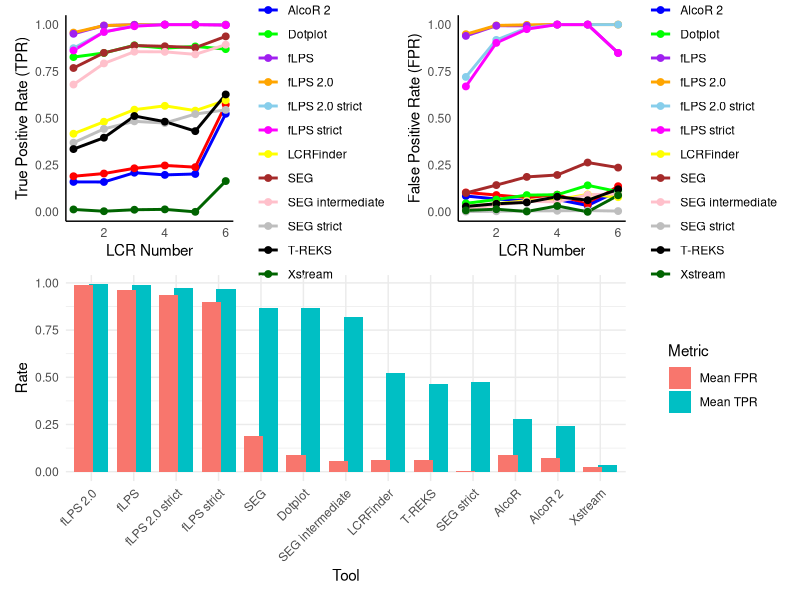

The R script that drew this image:
# Load necessary libraries
library(ggplot2)
library(dplyr)
library(patchwork)
library(tidyr)

setwd("/home/anirjit/ANIRJIT/ROC2/human/lcr_num/roc")

# Read the data
df <- read.delim("all.tsv", header = TRUE, sep = "\t")

# Convert LCR_num to a factor to ensure all values appear on the x-axis
df$LCR_num <- factor(df$LCR.num, levels = as.character(sort(unique(df$LCR.num))))

# Define distinct colors for the tools
tool_colors <- c("red", "blue", "green", "purple", "orange", "skyblue", "magenta", 
                 "yellow", "brown", "pink", "gray", "black", "darkgreen")

p1 <- ggplot(df, aes(x = LCR.num, y = TPR, color = Tool, group = Tool)) +
  geom_line(size = 1) +
  geom_point(size = 2) + 
  scale_color_manual(values = tool_colors) + 
  labs(x = "LCR Number",
       y = "True Positive Rate (TPR)") +
  theme_minimal() +
  theme(axis.text.x = element_text(angle = 0, hjust = 0.5),  # Ensure all labels are shown
        panel.grid = element_blank(), # Remove background grid
        axis.line = element_line(color = "black")) # Add x and y axis lines

p2 <- ggplot(df, aes(x = LCR.num, y = FPR, color = Tool, group = Tool)) +
  geom_line(size = 1) +
  geom_point(size = 2) + 
  scale_color_manual(values = tool_colors) + 
  labs(x = "LCR Number",
       y = "False Positive Rate (FPR)") +
  theme_minimal() +
  theme(axis.text.x = element_text(angle = 0, hjust = 0.5),  # Ensure all labels are shown
        panel.grid = element_blank(), # Remove background grid
        axis.line = element_line(color = "black")) # Add x and y axis lines

# Calculate mean TPR and FPR for each Tool
summary_df <- df %>%
  group_by(Tool) %>%
  summarise(
    mean_TPR = mean(TPR, na.rm = TRUE),
    mean_FPR = mean(FPR, na.rm = TRUE)
  )

# Reshape data to long format for grouped bar plot
long_df <- summary_df %>%
  pivot_longer(cols = c(mean_TPR, mean_FPR),
               names_to = "Metric",
               values_to = "Value")

# Rename the metrics for better labels
long_df$Metric <- recode(long_df$Metric,
                         mean_TPR = "Mean TPR",
                         mean_FPR = "Mean FPR")

# Plot grouped bar chart
p3 <- ggplot(long_df, aes(x = reorder(Tool, -Value), y = Value, fill = Metric)) +
  geom_bar(stat = "identity", position = position_dodge(width = 0.7)) +
  labs(x = "Tool",
       y = "Rate",
       fill = "Metric") +
  theme_minimal() +
  theme(axis.text.x = element_text(angle = 45, hjust = 1))

jpeg("plots_lcr_num.jpeg", width = 3000, height = 2000, res = 250, quality = 75)
layout <- (p1 | p2) /      # Top row: p1 and p2 side by side
  p3              # Middle row: p3 full width
  
layout + plot_layout(heights = c(1, 1))
dev.off()